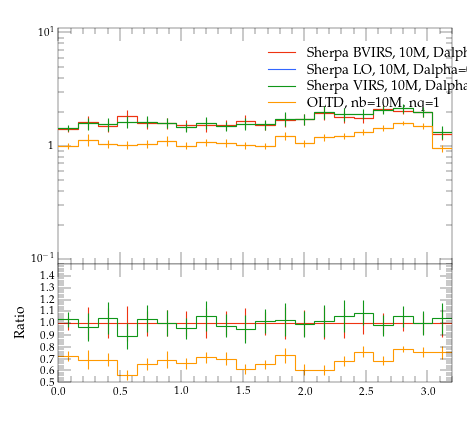

Write the Python code that produced this figure.
#! /usr/bin/env python

# This Python script was auto-generated using YODA v2.0.0.
# Analysis object: /evtb/cutEg_tjg_dphi
# Timestamp: 15-04-2024 (14:31:35)

import matplotlib as mpl
import matplotlib.pyplot as plt
mpl.use('Agg') # comment out for interactive use
import os
import numpy as np

plotDir = os.path.split(os.path.realpath(__file__))[0]
if 'YODA_USER_PLOT_PATH' in globals():
    plot_outdir = globals()['YODA_USER_PLOT_PATH']
else:
    plot_outdir = plotDir

#plot style
plt.style.use(os.path.join(plotDir, '../default.mplstyle'))
# plot metadata
figW, figH = plt.rcParams['figure.figsize']
ax_xLabel = r''
ax_yLabel = r''
ax_title  = r''
ax_xScale = 'linear'
ax_yScale = 'log'
xLims = (0.0, 3.2)
yLims = (0.09000000000000001, 11.0)

# TeX-friendly labels for the legend
labels = [ r"Sherpa BVIRS, 10M, Dalpha=0.01", r"Sherpa LO, 10M, Dalpha=0.01", r"Sherpa VIRS, 10M, Dalpha=0.01", r"OLTD, nb=10M, nq=1" ]

# Create figure and axis objects
fig, (ax, ratio0_ax) = plt.subplots(2, 1, sharex=True,
                  figsize=(figW,figH), gridspec_kw={'height_ratios': (2, 1)})
ratio0_ax.yaxis.set_major_locator(mpl.ticker.MultipleLocator(0.1))
ratio0_ax.set_ylim(0.5, 1.4999)
ratio0_ax.set_ylabel('Ratio')

# LineColor map: curve index -> color
linecolors = {0: '#EE3311', 1: '#3366FF', 2: '#109618', 3: '#FF9900'}
# the numerical data is stored in a separate file
dataf = dict()
prefix = os.path.split(__file__)[0]
if prefix:    prefix = prefix + '/'
exec(open(prefix+'cutEg_tjg_dphi__data.py').read(), dataf)


legend_handles = [] # keep track of handles for the legend

# style options for curves
# starts at zorder>=5 to draw curve on top of legend
styles = {
  'curve0': {
    'color' : linecolors[0],
    'linestyle' : '-',
    'marker' : 'o',
    'zorder' : 5,
    'histstyle' : True,
  },
  'curve1': {
    'color' : linecolors[1],
    'linestyle' : '-',
    'marker' : 'o',
    'zorder' : 6,
    'histstyle' : True,
  },
  'curve2': {
    'color' : linecolors[2],
    'linestyle' : '-',
    'marker' : 'o',
    'zorder' : 7,
    'histstyle' : True,
  },
  'curve3': {
    'color' : linecolors[3],
    'linestyle' : '-',
    'marker' : 'o',
    'zorder' : 8,
    'histstyle' : True,
  },
}
# curve from input yoda files in main panel
for label in dataf['yvals'].keys():
    if all(np.isnan(v) for v in dataf['yvals'][label]):
        continue
    tmp = None
    if styles[label]['histstyle']: # draw as histogram
        tmp, = ax.plot(dataf['xedges'], dataf['yedges'][label],
                       color=styles[label]['color'],
                       linestyle=styles[label]['linestyle'],
                       drawstyle='steps-pre', solid_joinstyle='miter',
                       zorder=styles[label]['zorder'], label=label)
        ax.errorbar(dataf['xpoints'], dataf['yvals'][label], color=styles[label]['color'],
                    xerr=dataf['xerrs'], yerr=[dataf['ydowns'][label], dataf['yups'][label]],
                    linestyle='none', zorder=styles[label]['zorder'])
    else: # draw as scatter
        tmp = ax.errorbar(dataf['xpoints'], dataf['yvals'][label],
                          xerr=dataf['xerrs'],
                          yerr=[ dataf['ydowns'][label],
                          dataf['yups'][label] ],
                          fmt=styles[label]['marker'],
                          ecolor=styles[label]['color'],
                          color=styles[label]['color'], zorder=2)
        tmp[-1][0].set_linestyle(styles[label]['linestyle'])
    legend_handles += [tmp]
    for varLabel in dataf['variation_yvals'].keys():
        if varLabel.startswith(label):
            tmp, = ax.plot(dataf['xedges'], dataf['variation_yvals'][varLabel],
                           color=styles[label]['color'],
                           linestyle=styles[label]['linestyle'],
                           drawstyle='steps-pre', solid_joinstyle='miter',
                           zorder=styles[label]['zorder'], alpha=0.5)


# plots on ratio panel
# curve from input yoda files in ratio panel
for label, yvals in dataf['ratio0_yvals'].items():
    if all(np.isnan(v) for v in yvals):
        continue
    if styles[label]['histstyle']: # plot as histogram
        ratio0_ax.plot(dataf['xedges'], yvals,
                       color=styles[label]['color'],
                       linestyle=styles[label]['linestyle'],
                       drawstyle='steps-pre', zorder=1,
                       solid_joinstyle='miter')
        ratio0_ax.vlines(dataf['xpoints'],
                         dataf['ratio0_ymin'][label],
                         dataf['ratio0_ymax'][label],
                         color=styles[label]['color'], zorder=1)
    else: # plot as scatter
        tmp = ratio0_ax.errorbar(dataf['xpoints'],
                                 yvals, xerr=dataf['xerrs'],
                                 yerr=dataf['ratio0_yerrs'][label],
                                 fmt=styles[label]['marker'],
                                 ecolor=styles[label]['color'],
                                 color=styles[label]['color'])
        tmp[-1][0].set_linestyle(styles[label]['linestyle'])

    for varlabel in dataf['ratio0_variation_vals'].keys():
        if varlabel.startswith(label):
            ratio0_ax.plot(dataf['xedges'],
                            dataf['ratio0_variation_vals'][varlabel],
                            color=styles[label]['color'],
                            linestyle=styles[label]['linestyle'],
                            drawstyle='steps-pre', solid_joinstyle='miter',
                            zorder=1, alpha=0.5)

legend_pos = (0.5, 0.97)
ax.legend(legend_handles, labels, loc='upper left', bbox_to_anchor=legend_pos)

# set plot metadata as defined above
ratio0_ax.set_xlabel(ax_xLabel)
ratio0_ax.xaxis.set_label_coords(1., -.15)
ax.set_ylabel(ax_yLabel, loc='top')
ax.set_title(ax_title, loc='left')
ax.set_xscale(ax_xScale)
ax.set_yscale(ax_yScale)
ax.set_xlim(xLims)
ax.set_ylim(yLims)

# tick formatting
plt.rcParams['xtick.top'] = True
plt.rcParams['ytick.right'] = True
ax.yaxis.set_major_locator(mpl.ticker.LogLocator(base=10.0, numticks=np.inf))
ax.yaxis.set_minor_locator(mpl.ticker.LogLocator(
                           base=10.0, subs=np.arange(0.1, 1, 0.1), numticks=np.inf))
fig.align_ylabels((ax, ratio0_ax))
plt.savefig(os.path.join(plot_outdir, 'cutEg_tjg_dphi.pdf'), format='PDF')
plt.savefig(os.path.join(plot_outdir, 'cutEg_tjg_dphi.png'), format='PNG')

plt.close(fig)
